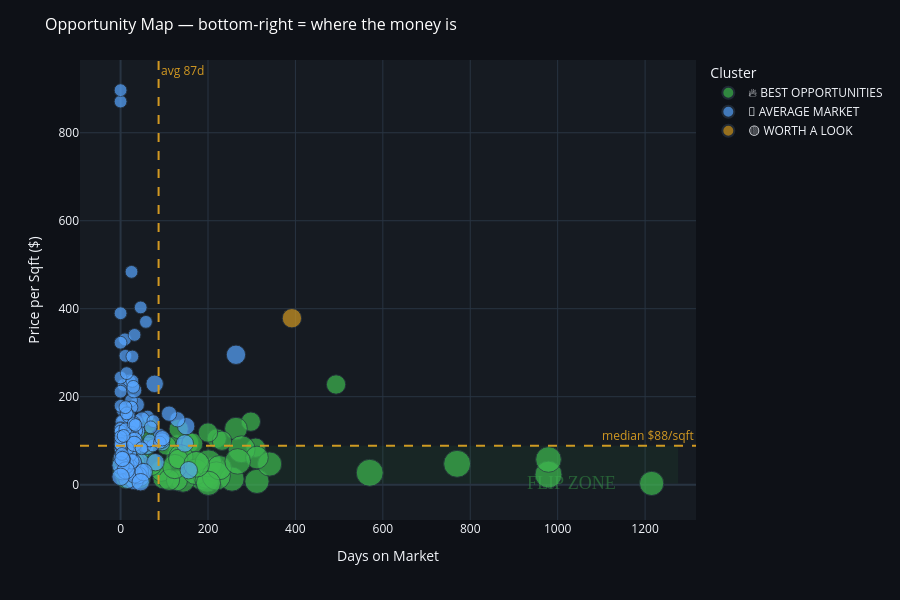

Here is the notebook cell this chart was saved with:
### Markdown cell above
---

## Step 7 — The Opportunity Map

Back to real numbers. **X-axis** = how long it's been sitting. **Y-axis** = price per sqft. **Dot size** = flip score.

Big green dots in the **bottom-right** = the money zone.

### Code cell
import plotly.express as px

if "days_on_market" in df.columns and "price_per_sqft" in df.columns:
    plot_df = df.dropna(subset=["days_on_market", "price_per_sqft"]).copy()
    plot_df["dot_size"] = (plot_df["flip_score"].clip(lower=1) * 1.5) + 2

    fig_opp = px.scatter(
        plot_df, x="days_on_market", y="price_per_sqft",
        color="pca_label", size="dot_size",
        hover_data={"address": True, "price": ":$,.0f", "sqft": True,
                    "beds": True, "flip_score": True,
                    "dot_size": False, "pca_label": True},
        color_discrete_map=color_map,
        template="plotly_dark",
    )
    med_ppsf = plot_df["price_per_sqft"].median()
    avg_dom = plot_df["days_on_market"].mean()

    fig_opp.add_hline(y=med_ppsf, line_dash="dash", line_color="#d29922",
                      annotation_text=f"median ${med_ppsf:,.0f}/sqft",
                      annotation_font_color="#d29922")
    fig_opp.add_vline(x=avg_dom, line_dash="dash", line_color="#d29922",
                      annotation_text=f"avg {avg_dom:.0f}d",
                      annotation_font_color="#d29922")

    fig_opp.add_shape(type="rect", x0=avg_dom, x1=plot_df["days_on_market"].max() * 1.05,
                      y0=plot_df["price_per_sqft"].min() * 0.9, y1=med_ppsf,
                      fillcolor="#3fb950", opacity=0.07, line_width=0)
    fig_opp.add_annotation(x=plot_df["days_on_market"].max() * 0.85,
                           y=plot_df["price_per_sqft"].min() * 1.1,
                           text="FLIP ZONE", showarrow=False,
                           font=dict(size=18, color="#3fb950", family="Arial Black"),
                           opacity=0.4)

    fig_opp.update_layout(
        paper_bgcolor="#0e1117", plot_bgcolor="#161b22",
        title=dict(text="Opportunity Map — bottom-right = where the money is",
                   font=dict(size=16, color="white")),
        xaxis_title="Days on Market", yaxis_title="Price per Sqft ($)",
        legend_title="Cluster", height=600,
    )
    fig_opp.show()

### Figure 1 — Plotly figure (JSON) as saved in the notebook; plotly's stock layout.template omitted (floating-point values rounded to 4 significant figures; data arrays with more than 128 entries replaced by an {"elided": "..."} marker saying what was removed)
{"data": [{"customdata": {"elided": "60x7 mixed values"}, "hovertemplate": "pca_label=%{customdata[6]}<br>days_on_market=%{x}<br>price_per_sqft=%{y}<br>address=%{customdata[0]}<br>price=%{customdata[1]:$,.0f}<br>sqft=%{customdata[2]}<br>beds=%{customdata[3]}<br>flip_score=%{customdata[4]}<extra></extra>", "legendgroup": "🔥 BEST OPPORTUNITIES", "marker": {"color": "#3fb950", "size": [8, 9.5, 9.5, 15.5, 8, 12.5, 9.5, 9.5, 11, 9.5, 11, 9.5, 8, 8, 15.5, 9.5, 12.5, 14, 12.5, 9.5, 8, 9.5, 11, 6.5, 9.5, 8, 8, 9.5, 11, 14, 8, 15.5, 9.5, 6.5, 12.5, 12.5, 6.5, 15.5, 12.5, 11, 9.5, 12.5, 8, 12.5, 15.5, 15.5, 8, 15.5, 14, 8, 6.5, 9.5, 9.5, 17, 8, 12.5, 12.5, 8, 14, 14], "sizemode": "area", "sizeref": 0.0425, "symbol": "circle"}, "mode": "markers", "name": "🔥 BEST OPPORTUNITIES", "orientation": "v", "showlegend": true, "type": "scatter", "x": [129, 45, 13, 185, 34, 1215, 13, 155, 130, 11, 143, 164, 220, 105, 196, 98, 214, 171, 138, 6, 298, 93, 69, 62, 129, 133, 14, 5, 264, 172, 309, 277, 33, 48, 312, 198, 63, 570, 341, 312, 111, 124, 232, 255, 770, 979, 21, 201, 979, 493, 63, 24, 31, 219, 132, 226, 201, 200, 268, 174], "xaxis": "x", "y": [91.7, 15.1, 14.4, 19.1, 57, 2.8, 27.8, 94.8, 62.1, 34.7, 8.7, 93.5, 105, 89.1, 22.9, 14.3, 35.3, 46.7, 63.2, 30.6, 143.3, 31.5, 46.1, 104.3, 9.9, 126.7, 54.2, 52.4, 127.3, 29.2, 84.1, 80.5, 34.6, 77.6, 7.5, 10.3, 137, 27, 46.9, 61.7, 10.8, 41.2, 100, 12.7, 47.4, 22.9, 60.3, 48.5, 57.2, 227.7, 88.6, 19.9, 51.3, 19.9, 58.4, 38.7, 3.1, 118.5, 52.9, 46.3], "yaxis": "y"}, {"customdata": {"elided": "137x7 mixed values"}, "hovertemplate": "pca_label=%{customdata[6]}<br>days_on_market=%{x}<br>price_per_sqft=%{y}<br>address=%{customdata[0]}<br>price=%{customdata[1]:$,.0f}<br>sqft=%{customdata[2]}<br>beds=%{customdata[3]}<br>flip_score=%{customdata[4]}<extra></extra>", "legendgroup": "🔵 AVERAGE MARKET", "marker": {"color": "#58a6ff", "size": {"elided": "137 float values"}, "sizemode": "area", "sizeref": 0.0425, "symbol": "circle"}, "mode": "markers", "name": "🔵 AVERAGE MARKET", "orientation": "v", "showlegend": true, "type": "scatter", "x": {"elided": "137 int values"}, "xaxis": "x", "y": {"elided": "137 float values"}, "yaxis": "y"}, {"customdata": [["1771 Balmoral Dr", 7000000, 18500, 15, 4, 8, "🟡 WORTH A LOOK"]], "hovertemplate": "pca_label=%{customdata[6]}<br>days_on_market=%{x}<br>price_per_sqft=%{y}<br>address=%{customdata[0]}<br>price=%{customdata[1]:$,.0f}<br>sqft=%{customdata[2]}<br>beds=%{customdata[3]}<br>flip_score=%{customdata[4]}<extra></extra>", "legendgroup": "🟡 WORTH A LOOK", "marker": {"color": "#d29922", "size": [8], "sizemode": "area", "sizeref": 0.0425, "symbol": "circle"}, "mode": "markers", "name": "🟡 WORTH A LOOK", "orientation": "v", "showlegend": true, "type": "scatter", "x": [392], "xaxis": "x", "y": [378.4], "yaxis": "y"}], "layout": {"annotations": [{"font": {"color": "#d29922"}, "showarrow": false, "text": "median $88/sqft", "x": 1, "xanchor": "right", "xref": "x domain", "y": 88.5, "yanchor": "bottom", "yref": "y"}, {"font": {"color": "#d29922"}, "showarrow": false, "text": "avg 87d", "x": 86.98, "xanchor": "left", "xref": "x", "y": 1, "yanchor": "top", "yref": "y domain"}, {"font": {"color": "#3fb950", "family": "Arial Black", "size": 18}, "opacity": 0.4, "showarrow": false, "text": "FLIP ZONE", "x": 1033.0, "y": 3.08}], "height": 600, "legend": {"itemsizing": "constant", "title": {"text": "Cluster"}, "tracegroupgap": 0}, "margin": {"t": 60}, "paper_bgcolor": "#0e1117", "plot_bgcolor": "#161b22", "shapes": [{"line": {"color": "#d29922", "dash": "dash"}, "type": "line", "x0": 0, "x1": 1, "xref": "x domain", "y0": 88.5, "y1": 88.5, "yref": "y"}, {"line": {"color": "#d29922", "dash": "dash"}, "type": "line", "x0": 86.98, "x1": 86.98, "xref": "x", "y0": 0, "y1": 1, "yref": "y domain"}, {"fillcolor": "#3fb950", "line": {"width": 0}, "opacity": 0.07, "type": "rect", "x0": 86.98, "x1": 1276.0, "y0": 2.52, "y1": 88.5}], "title": {"font": {"color": "white", "size": 16}, "text": "Opportunity Map — bottom-right = where the money is"}, "xaxis": {"anchor": "y", "domain": [0, 1], "title": {"text": "Days on Market"}}, "yaxis": {"anchor": "x", "domain": [0, 1], "title": {"text": "Price per Sqft ($)"}}}}
